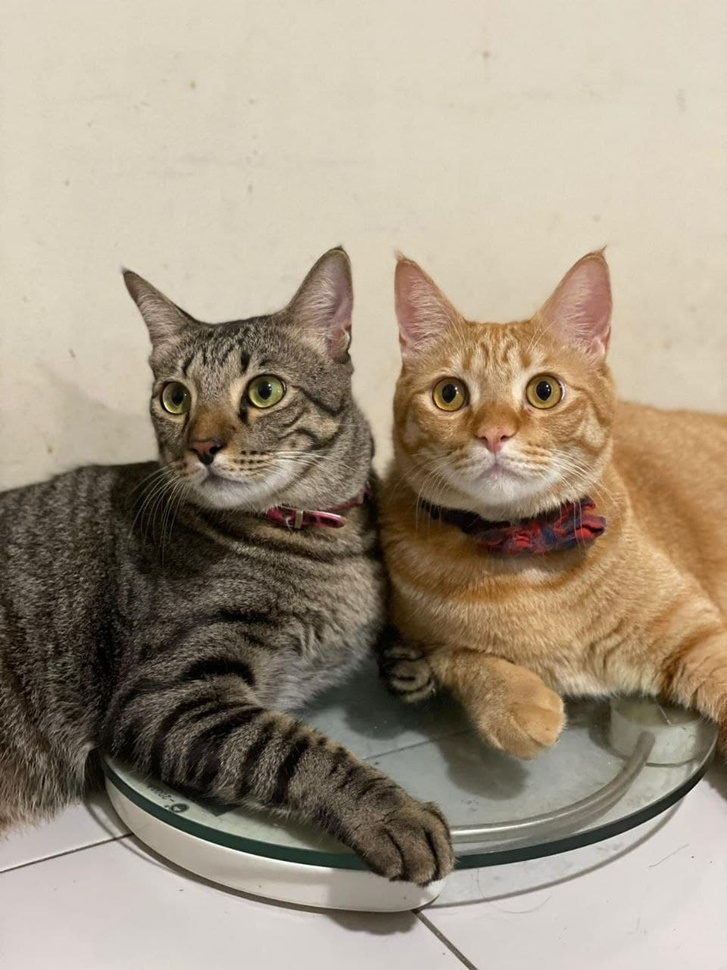
#> input picture Map_Merging/Sandbox_Practice/Images/cat1.jpg, 727 x 970 px, shrunk from 960 x 1280 before the run, found by its file name
$ python masking.py
#> lines starting #> are read from the running program, lines starting #| are printed output that depends on the picture; after the words box and inside, x2 and y2 are one past the last pixel; in counts of white or black regions, pixels touching at a corner belong together
import cv2 as cv
import numpy as np
import matplotlib.pyplot as plt

img = cv.imread('Images/Cat1.jpg')
#> img is the input picture: shape (970, 727, 3); mean B, G, R 130.7, 149.4, 162.2
cv.imshow('Cats', img)

'''We would like to focus on certain regions in the image'''

# The dimensions of the mask has to be the same size as the image
blank = np.zeros(img.shape[:2], dtype = 'uint8')

cv.imshow('Blank Image', blank)

mask = cv.circle(blank, (img.shape[1]//2, img.shape[0]//2 + 100), 100, 255, -1)
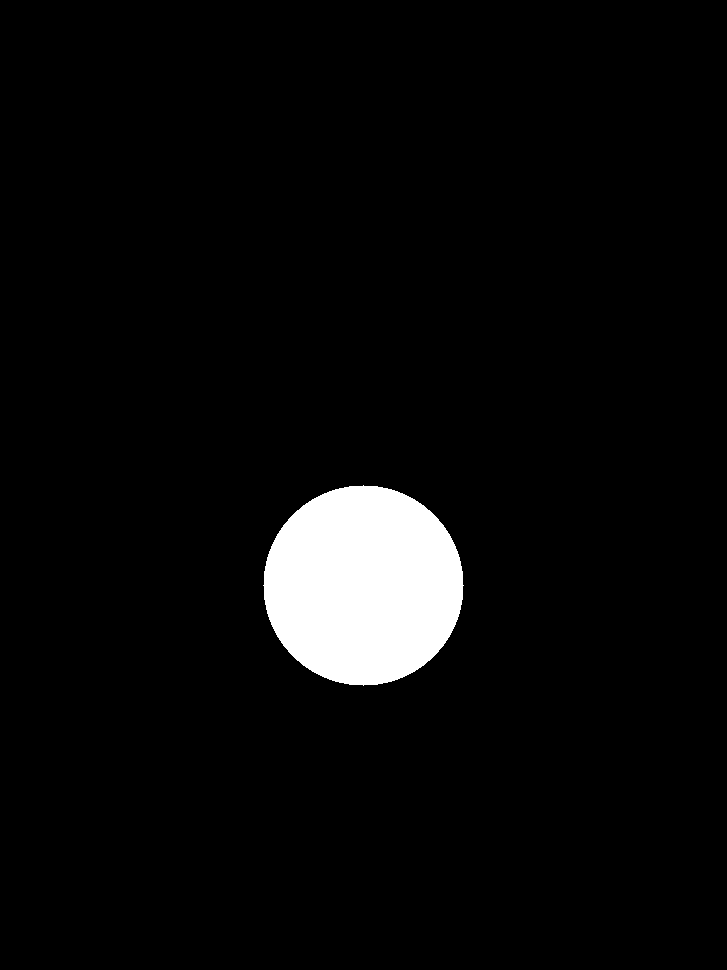
#> blank: shape (970, 727); 4.5% white; 1 white region, box (x1, y1, x2, y2) and area: (263, 485, 464, 686) 31417
cv.imshow('Mask', mask)

masked = cv.bitwise_and(img, img, mask = mask)
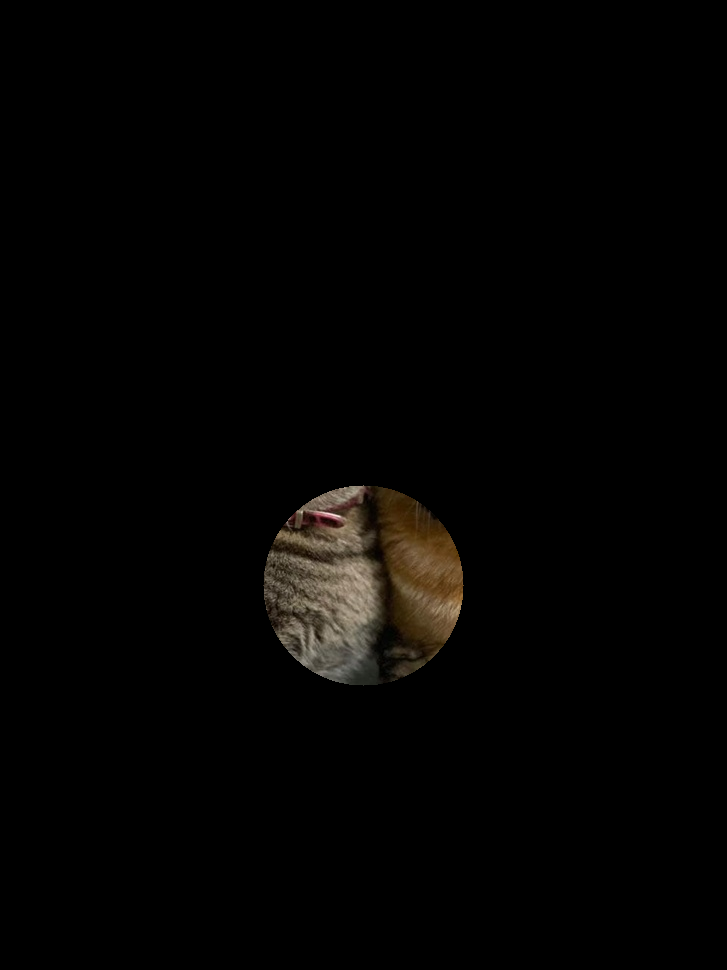
#> masked: shape (970, 727, 3); mean B, G, R 2.3, 3.2, 3.9
cv.imshow('Masked Image', masked)

cv.waitKey(0)

$ run again, with Map_Merging/Sandbox_Practice/Images/cat2.jpg copied over Map_Merging/Sandbox_Practice/Images/cat1.jpg
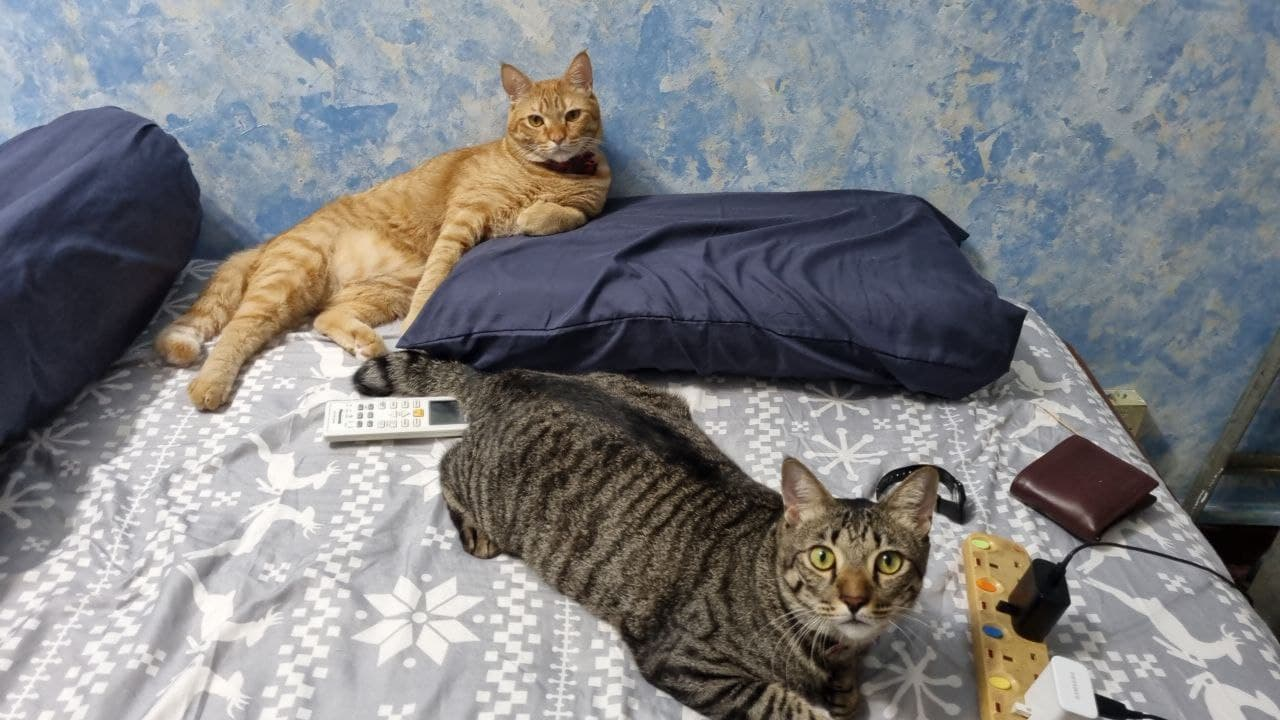
#> input picture Map_Merging/Sandbox_Practice/Images/cat2.jpg, 1280 x 720 px, found by its file name
#> img is the input picture: shape (720, 1280, 3); mean B, G, R 128.8, 126.9, 126.7
#> `mask = cv.circle(blank, (img.shape[1]//2, img.shape[0]//2 + 100), 100,..`:
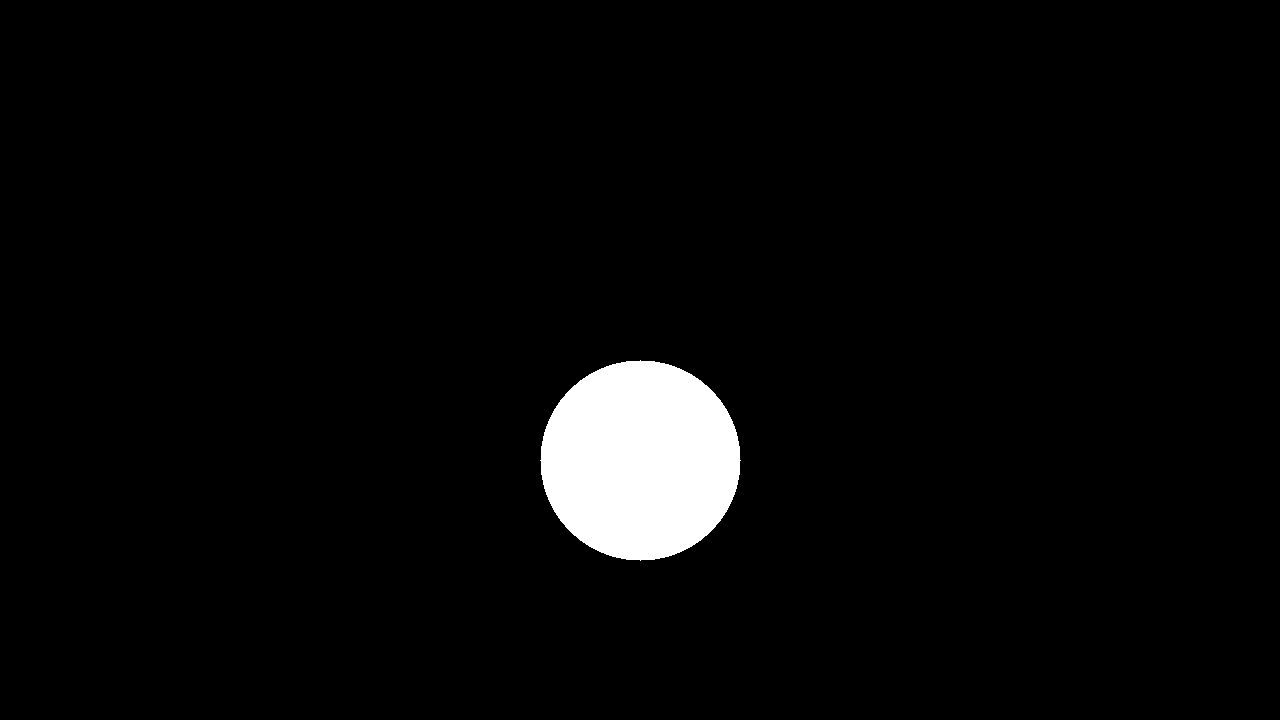
#> blank: shape (720, 1280); 3.4% white; 1 white region, box (x1, y1, x2, y2) and area: (540, 360, 741, 561) 31417
#> `masked = cv.bitwise_and(img, img, mask = mask)`:
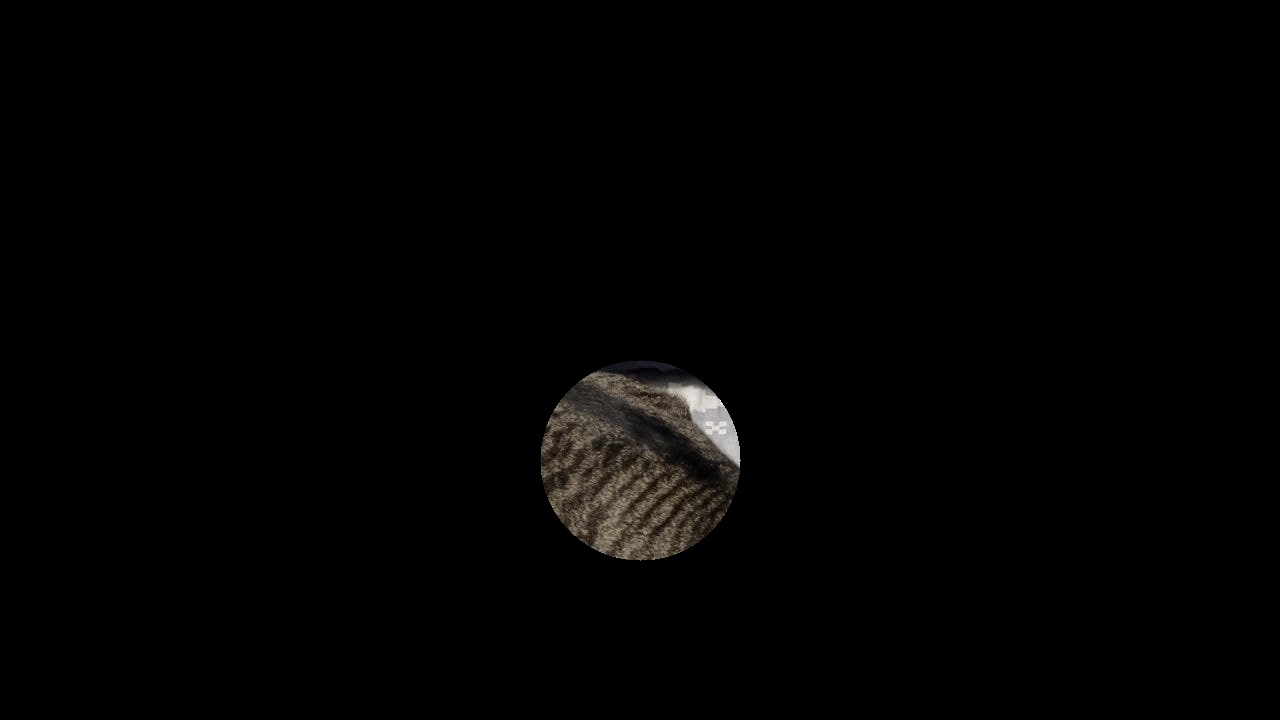
#> masked: shape (720, 1280, 3); mean B, G, R 2, 2.3, 2.6

$ run again, with Map_Merging/Sandbox_Practice/Images/cat3.jpg copied over Map_Merging/Sandbox_Practice/Images/cat1.jpg
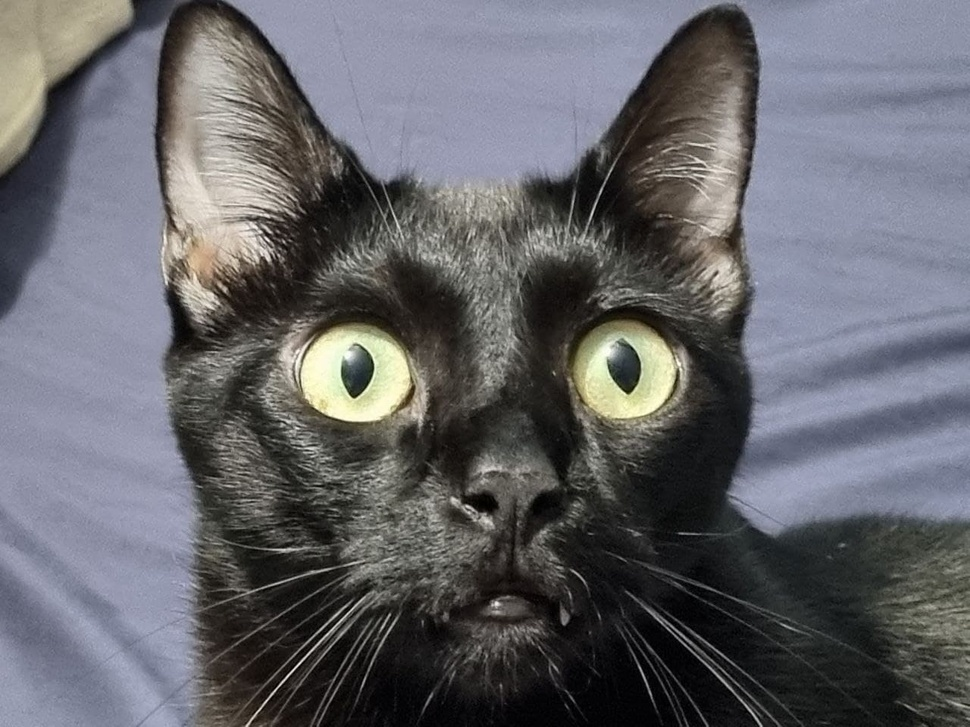
#> input picture Map_Merging/Sandbox_Practice/Images/cat3.jpg, 970 x 727 px, shrunk from 1280 x 960 before the run, found by its file name
#> img is the input picture: shape (727, 970, 3); mean B, G, R 106, 101.2, 100.9
#> `mask = cv.circle(blank, (img.shape[1]//2, img.shape[0]//2 + 100), 100,..`:
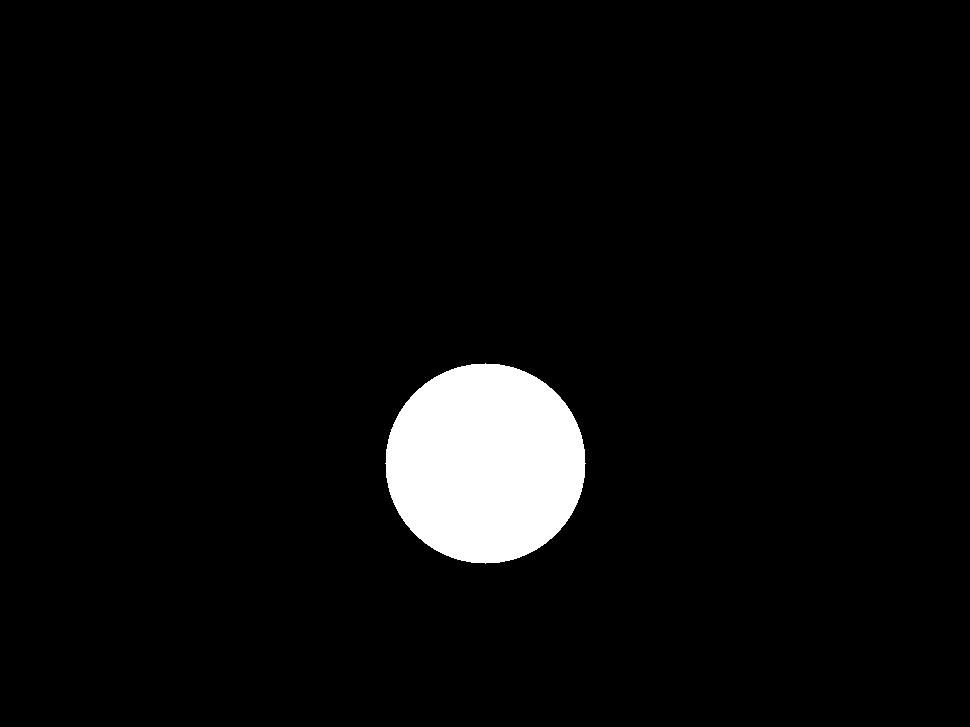
#> blank: shape (727, 970); 4.5% white; 1 white region, box (x1, y1, x2, y2) and area: (385, 363, 586, 564) 31417
#> `masked = cv.bitwise_and(img, img, mask = mask)`:
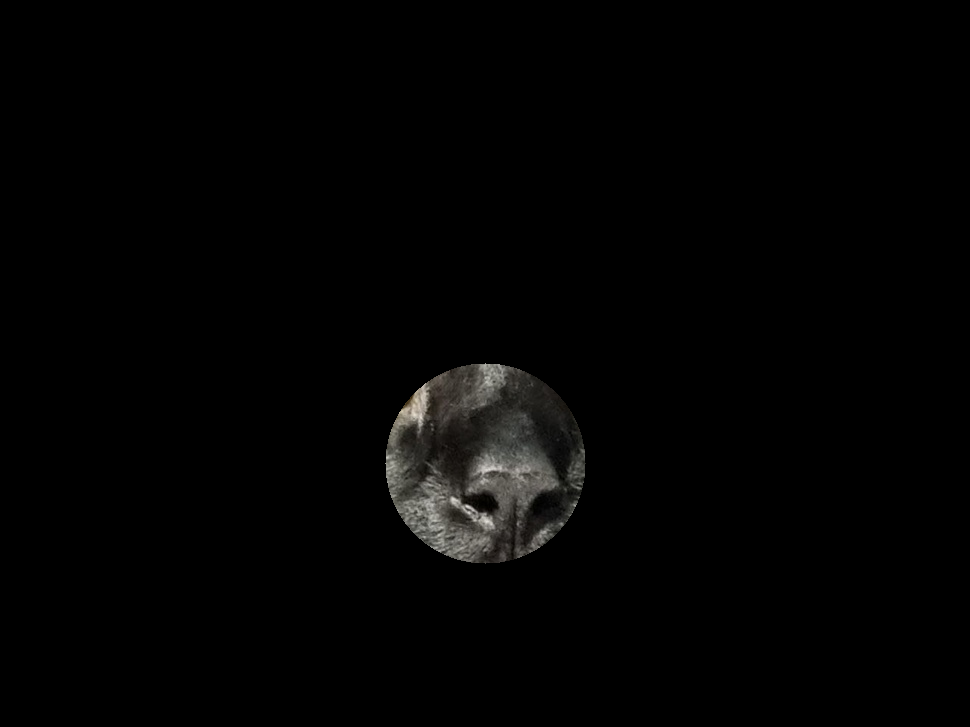
#> masked: shape (727, 970, 3); mean B, G, R 2.8, 3, 3.1

$ run again, with Map_Merging/Sandbox_Practice/Images/level5_hokuyo_crop1.jpg copied over Map_Merging/Sandbox_Practice/Images/cat1.jpg
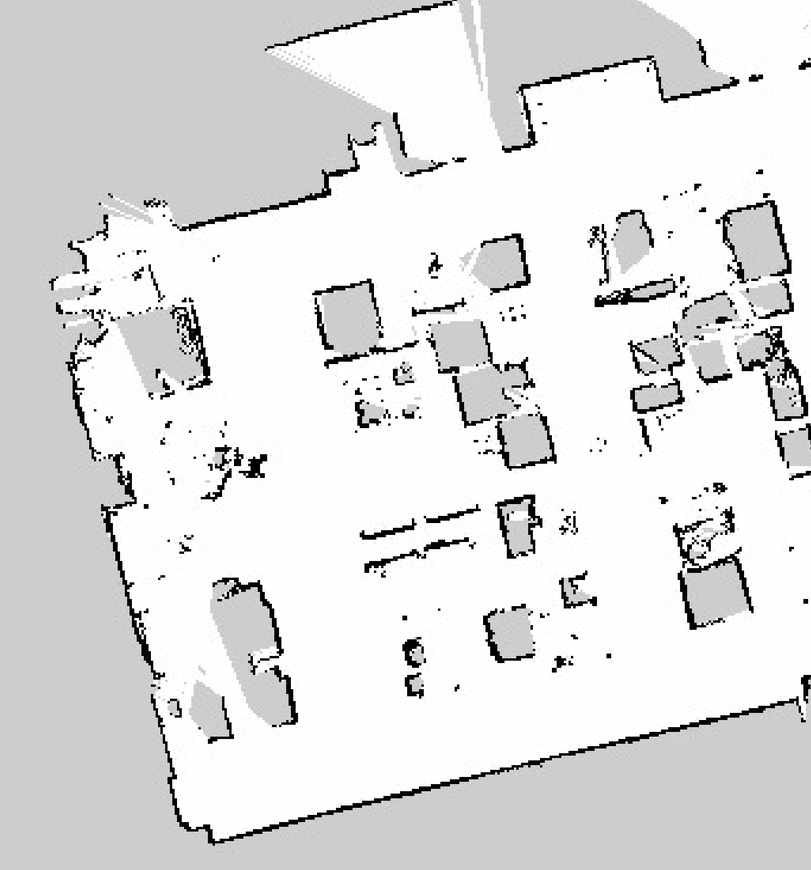
#> input picture Map_Merging/Sandbox_Practice/Images/level5_hokuyo_crop1.jpg, 811 x 870 px, shrunk from 1709 x 1833 before the run, found by its file name
#> img is the input picture: shape (870, 811, 3); min 0, max 255, mean 223.3
#> `mask = cv.circle(blank, (img.shape[1]//2, img.shape[0]//2 + 100), 100,..`:
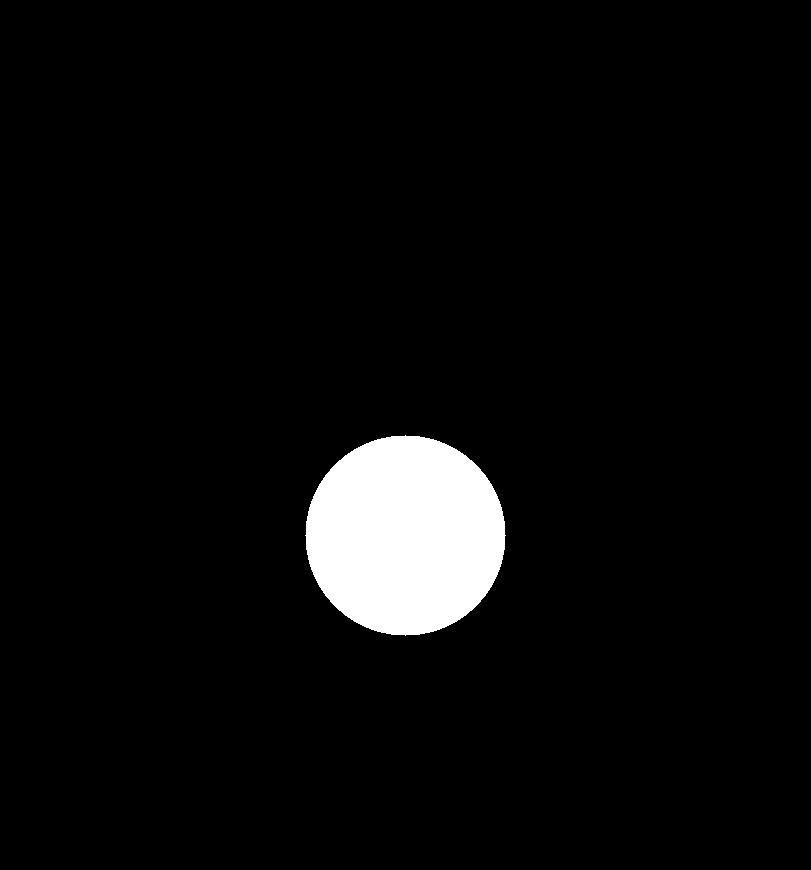
#> blank: shape (870, 811); 4.5% white; 1 white region, box (x1, y1, x2, y2) and area: (305, 435, 506, 636) 31417
